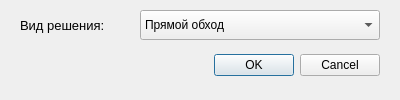
<?xml version="1.0" encoding="UTF-8"?>
<ui version="4.0">
 <class>SolutionInputDialog</class>
 <widget class="QDialog" name="SolutionInputDialog">
  <property name="geometry">
   <rect>
    <x>0</x>
    <y>0</y>
    <width>400</width>
    <height>100</height>
   </rect>
  </property>
  <property name="sizePolicy">
   <sizepolicy hsizetype="Fixed" vsizetype="Fixed">
    <horstretch>0</horstretch>
    <verstretch>0</verstretch>
   </sizepolicy>
  </property>
  <property name="windowTitle">
   <string>Выбор</string>
  </property>
  <widget class="QDialogButtonBox" name="buttonBox">
   <property name="geometry">
    <rect>
     <x>20</x>
     <y>50</y>
     <width>360</width>
     <height>30</height>
    </rect>
   </property>
   <property name="orientation">
    <enum>Qt::Horizontal</enum>
   </property>
   <property name="standardButtons">
    <set>QDialogButtonBox::Cancel|QDialogButtonBox::Ok</set>
   </property>
  </widget>
  <widget class="QComboBox" name="comboBox">
   <property name="geometry">
    <rect>
     <x>140</x>
     <y>10</y>
     <width>240</width>
     <height>30</height>
    </rect>
   </property>
   <item>
    <property name="text">
     <string>Прямой обход</string>
    </property>
   </item>
   <item>
    <property name="text">
     <string>Симметричный обход</string>
    </property>
   </item>
   <item>
    <property name="text">
     <string>Обратный обход</string>
    </property>
   </item>
  </widget>
  <widget class="QLabel" name="label">
   <property name="geometry">
    <rect>
     <x>20</x>
     <y>10</y>
     <width>120</width>
     <height>30</height>
    </rect>
   </property>
   <property name="font">
    <font>
     <pointsize>10</pointsize>
    </font>
   </property>
   <property name="text">
    <string>Вид решения:</string>
   </property>
  </widget>
 </widget>
 <resources/>
 <connections>
  <connection>
   <sender>buttonBox</sender>
   <signal>accepted()</signal>
   <receiver>SolutionInputDialog</receiver>
   <slot>accept()</slot>
   <hints>
    <hint type="sourcelabel">
     <x>248</x>
     <y>254</y>
    </hint>
    <hint type="destinationlabel">
     <x>157</x>
     <y>274</y>
    </hint>
   </hints>
  </connection>
  <connection>
   <sender>buttonBox</sender>
   <signal>rejected()</signal>
   <receiver>SolutionInputDialog</receiver>
   <slot>reject()</slot>
   <hints>
    <hint type="sourcelabel">
     <x>316</x>
     <y>260</y>
    </hint>
    <hint type="destinationlabel">
     <x>286</x>
     <y>274</y>
    </hint>
   </hints>
  </connection>
 </connections>
</ui>
